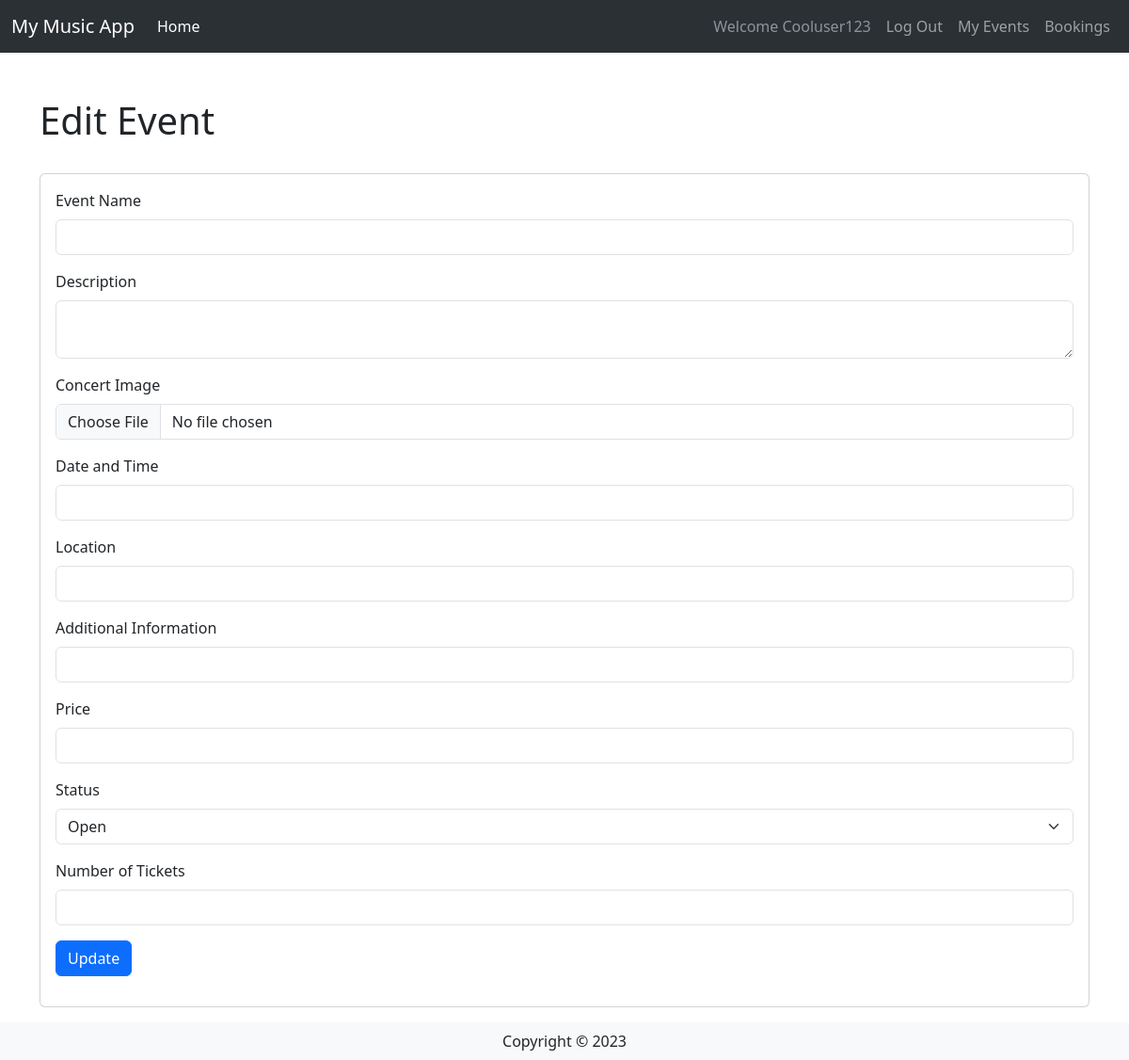
Page /events/5/edit (signed in) on the earlier database version.
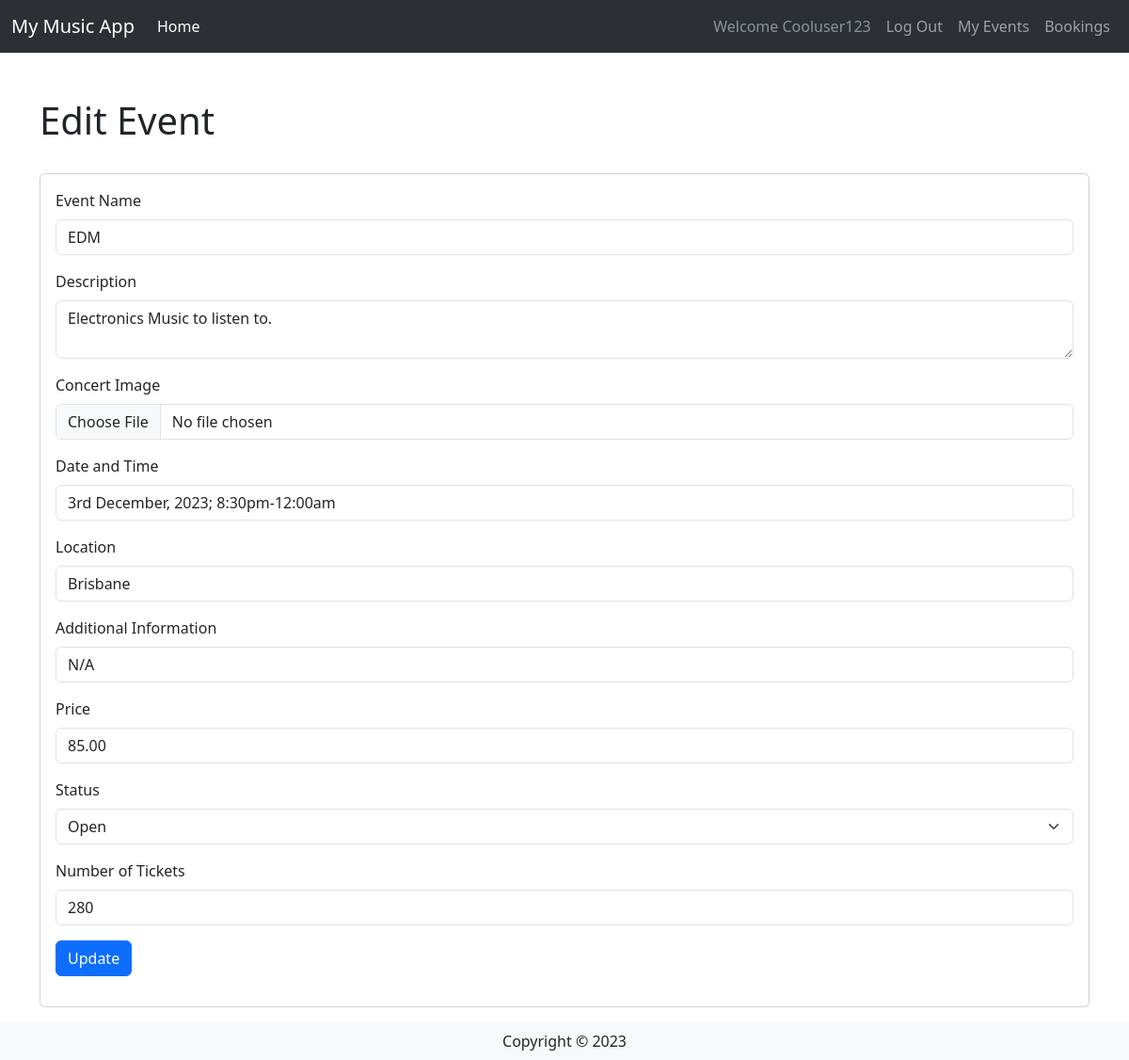
Same page on the later database version.
### website/models.py (models this page shows, shortened)
class Concert(db.Model):
    __tablename__ = 'Event'
    id = db.Column(db.Integer, primary_key=True)
    EventName = db.Column(db.String(80))
    EventDesc = db.Column(db.String(200))
    EventImage = db.Column(db.String(400))
    EventDateTime = db.Column(db.String(100))
    EventLocation = db.Column(db.String(100))
    EventInfo = db.Column(db.String(200))
    EventPrice = db.Column(db.DECIMAL(9, 2))
    EventStatus = db.Column(db.String(20))
    EventTicketCount = db.Column(db.Integer)
    UserId = db.Column(db.Integer, db.ForeignKey('User.id'))
    userCreator = db.relationship('User', backref='events_created')
    Comments = db.relationship('Comment', backref='concert')

### website/events.py (the view, shortened to what this page needs)
@my_events_bp.route('/<int:id>/edit', methods=['GET', 'POST'])
@login_required
def edit_event(id):
    event = Concert.query.get(id)
    form = UpdateConcertForm(obj=event)
    return render_template('user/eventsedit.html', form=form, event=event)

### website/forms.py
class UpdateConcertForm(FlaskForm):
    EventName = StringField('Event Name', validators=[InputRequired()])
    EventDesc = TextAreaField('Description', validators=[InputRequired()])
    EventImage = FileField('Concert Image', validators=[
        FileAllowed(ALLOWED_FILE, message='Only supports PNG, JPG, png, jpg')])
    EventDateTime = StringField('Date and Time', validators=[InputRequired()])
    EventLocation = StringField('Location', validators=[InputRequired()])
    EventInfo = StringField('Additional Information', validators=[InputRequired()])
    EventPrice = StringField('Price', validators=[InputRequired()])
    EventStatus = SelectField('Status', choices=[('open', 'Open'), ('inactive', 'Inactive'), ('cancelled', 'Cancelled'), ('sold out', 'Sold Out')], validators=[InputRequired()])
    EventTicketCount = StringField('Number of Tickets', validators=[InputRequired()])
    submit = SubmitField("Update")

### website/templates/user/eventsedit.html (shortened to what this page needs)
{% extends 'base.html' %}
{% from 'bootstrap5/form.html' import render_form %}
{% block content %}
<div class="container">
    <div class="row mt-5 mb-3">
        <div class="col-md-12">
            <h1 class="mb-0">Edit Event</h1>
        </div>
    </div>
    <div class="row">
        <div class="col-md-12">
            <div class="card my-3">
                <div class="card-body">
                    {{ render_form(form) }}
                </div>
            </div>
        </div>
    </div>
</div>
{% endblock %}

Differences in the rows shown:
added Concert: EventName "EDM", EventDesc "Electronics Music to listen to.", EventDateTime "3rd December, 2023; 8:30pm-12:00am", EventLocation "Brisbane", EventInfo "N/A", EventPrice "85.00", EventStatus "Open", EventTicketCount "280"
Other differences:
form field EventStatus: "Open" → (not shown)
